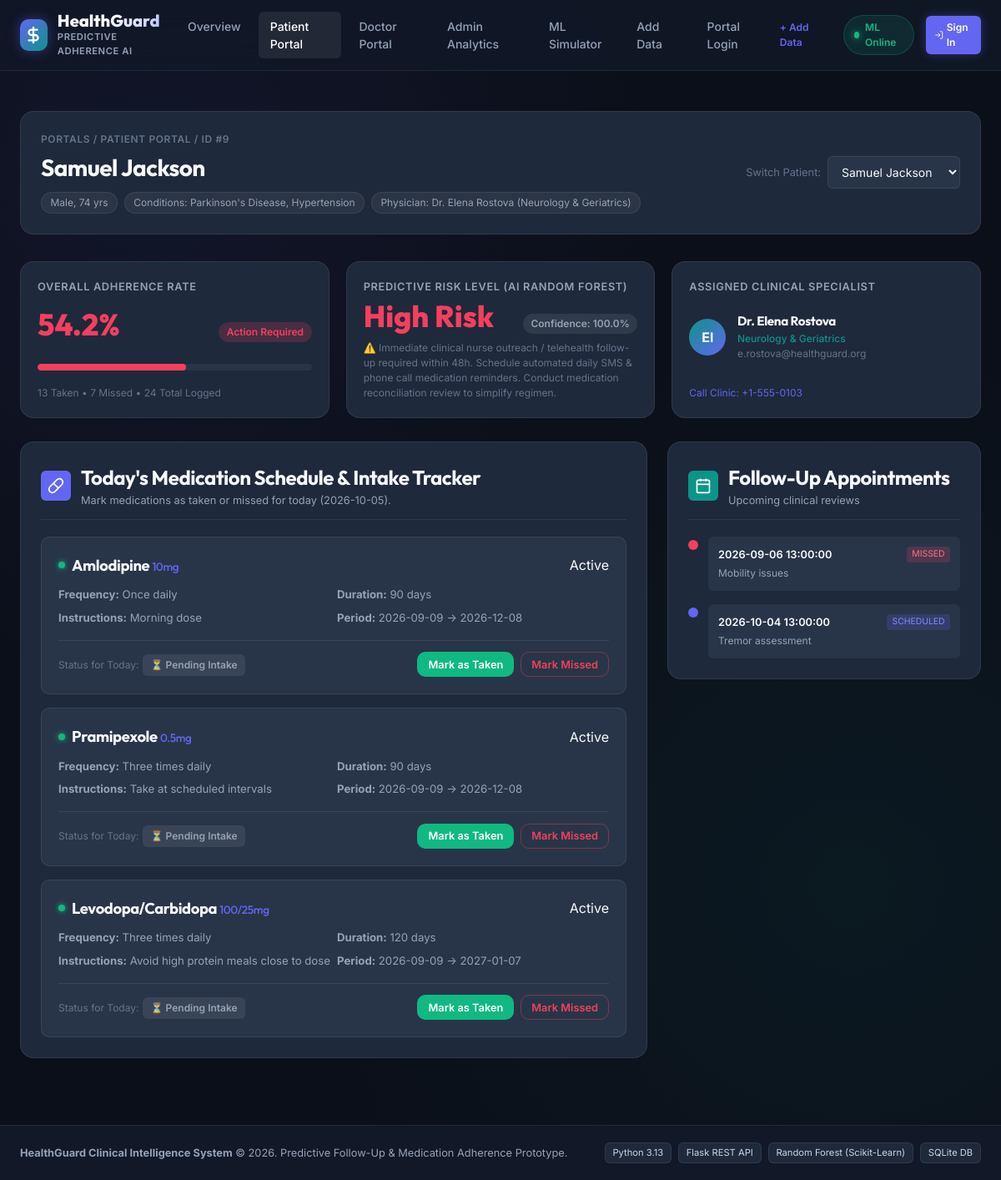
Screenshot of /patient/9 with the database file from the repository.
### tables this page shows
CREATE TABLE patients (
    id INTEGER PRIMARY KEY AUTOINCREMENT,
    doctor_id INTEGER,
    name TEXT NOT NULL,
    age INTEGER NOT NULL CHECK(age >= 0 AND age <= 125),
    gender TEXT CHECK(gender IN ('Male', 'Female', 'Other')),
    phone TEXT,
    email TEXT UNIQUE,
    chronic_conditions TEXT,
    created_at TIMESTAMP DEFAULT CURRENT_TIMESTAMP,
    FOREIGN KEY (doctor_id) REFERENCES doctors(id) ON DELETE SET NULL
);

CREATE TABLE doctors (
    id INTEGER PRIMARY KEY AUTOINCREMENT,
    name TEXT NOT NULL,
    specialty TEXT NOT NULL,
    email TEXT UNIQUE NOT NULL,
    phone TEXT,
    created_at TIMESTAMP DEFAULT CURRENT_TIMESTAMP
);

CREATE TABLE risk_assessments (
    id INTEGER PRIMARY KEY AUTOINCREMENT,
    patient_id INTEGER NOT NULL,
    risk_level TEXT NOT NULL CHECK(risk_level IN ('Low', 'Medium', 'High')),
    risk_score REAL NOT NULL,
    features_json TEXT NOT NULL,
    recommendations TEXT,
    evaluated_at TIMESTAMP DEFAULT CURRENT_TIMESTAMP,
    FOREIGN KEY (patient_id) REFERENCES patients(id) ON DELETE CASCADE
);

CREATE TABLE prescriptions (
    id INTEGER PRIMARY KEY AUTOINCREMENT,
    patient_id INTEGER NOT NULL,
    doctor_id INTEGER NOT NULL,
    medication_name TEXT NOT NULL,
    dosage TEXT NOT NULL,
    frequency TEXT NOT NULL,
    instructions TEXT,
    start_date DATE NOT NULL,
    end_date DATE,
    treatment_duration_days INTEGER NOT NULL DEFAULT 30 CHECK(treatment_duration_days > 0),
    status TEXT NOT NULL DEFAULT 'Active' CHECK(status IN ('Active', 'Completed', 'Discontinued')),
    created_at TIMESTAMP DEFAULT CURRENT_TIMESTAMP,
    FOREIGN KEY (patient_id) REFERENCES patients(id) ON DELETE CASCADE,
    FOREIGN KEY (doctor_id) REFERENCES doctors(id) ON DELETE RESTRICT
);

CREATE TABLE follow_up_schedules (
    id INTEGER PRIMARY KEY AUTOINCREMENT,
    patient_id INTEGER NOT NULL,
    doctor_id INTEGER NOT NULL,
    appointment_date TIMESTAMP NOT NULL,
    status TEXT NOT NULL DEFAULT 'Scheduled' CHECK(status IN ('Scheduled', 'Attended', 'Missed', 'Cancelled')),
    notes TEXT,
    created_at TIMESTAMP DEFAULT CURRENT_TIMESTAMP,
    FOREIGN KEY (patient_id) REFERENCES patients(id) ON DELETE CASCADE,
    FOREIGN KEY (doctor_id) REFERENCES doctors(id) ON DELETE RESTRICT
);

### app/routes_portal.py (the view)
@portal_bp.route("/patient/<int:patient_id>")
def patient_portal(patient_id: int):
    patient = query_db(
        """SELECT p.*, d.name as doctor_name, d.specialty as doctor_specialty, d.email as doctor_email, d.phone as doctor_phone
           FROM patients p
           LEFT JOIN doctors d ON p.doctor_id = d.id
           WHERE p.id = ?;""",
        (patient_id,),
        one=True,
    )
    if not patient:
        return render_template("404.html", message=f"Patient #{patient_id} not found"), 404
    all_patients = query_db("SELECT id, name FROM patients ORDER BY id ASC;")
    prescriptions = query_db(
        """SELECT * FROM prescriptions
           WHERE patient_id = ?
           ORDER BY CASE status WHEN 'Active' THEN 1 ELSE 2 END, id DESC;""",
        (patient_id,),
    )
    today_str = date.today().isoformat()
    today_logs = query_db(
        """SELECT prescription_id, status, logged_time
           FROM adherence_logs
           WHERE patient_id = ? AND DATE(scheduled_time) = ?;""",
        (patient_id, today_str),
    )
    logged_rx_today = {row["prescription_id"]: row["status"] for row in today_logs}
    stats = query_db(
        """SELECT
               COUNT(*) as total,
               SUM(CASE WHEN status = 'Taken' THEN 1 ELSE 0 END) as taken,
               SUM(CASE WHEN status = 'Missed' THEN 1 ELSE 0 END) as missed,
               SUM(CASE WHEN status = 'Late' THEN 1 ELSE 0 END) as late
           FROM adherence_logs WHERE patient_id = ?;""",
        (patient_id,),
        one=True,
    )
    total_logs = stats["total"] or 0
    taken_logs = stats["taken"] or 0
    adherence_rate = round((taken_logs / total_logs) * 100, 1) if total_logs > 0 else 100.0
    upcoming_followups = query_db(
        """SELECT * FROM follow_up_schedules
           WHERE patient_id = ?
           ORDER BY appointment_date ASC;""",
        (patient_id,),
    )
    risk_assessment = query_db(
        """SELECT * FROM risk_assessments WHERE patient_id = ? ORDER BY evaluated_at DESC, id DESC LIMIT 1;""",
        (patient_id,),
        one=True,
    )
    return render_template(
        "patient.html",
        patient=patient,
        all_patients=all_patients,
        prescriptions=prescriptions,
        logged_rx_today=logged_rx_today,
        adherence_rate=adherence_rate,
        stats=stats,
        upcoming_followups=upcoming_followups,
        risk_assessment=risk_assessment,
        today_date=today_str,
    )

### app/routes_portal.py (called while the page is built, shortened)
@portal_bp.app_context_processor
def inject_current_user():
    return {"current_user": None}

### database/db.py (called while the page is built)
def get_db_connection(db_path: Optional[str] = None) -> sqlite3.Connection:
    path = db_path or os.environ.get("HEALTHGUARD_DB_PATH", DEFAULT_DB_PATH)
    conn = sqlite3.connect(path, timeout=10)
    conn.row_factory = sqlite3.Row
    conn.execute("PRAGMA foreign_keys = ON;")
    return conn

def query_db(
    query: str,
    args: tuple = (),
    one: bool = False,
    db_path: Optional[str] = None,
) -> Any:
    conn = get_db_connection(db_path)
    try:
        cur = conn.cursor()
        cur.execute(query, args)
        rv = cur.fetchall()
        if one:
            return dict(rv[0]) if rv else None
        return [dict(row) for row in rv]
    finally:
        conn.close()

### app/templates/patient.html (shortened to what this page needs)
{% extends "base.html" %}
{% block content %}
<div class="portal-header-bar">
    <div>
        <div class="breadcrumb">Portals / Patient Portal / ID #{{ patient.id }}</div>
        <h1 class="page-title">{{ patient.name }}</h1>
        <div class="patient-tags">
            <span class="tag-pill">{{ patient.gender }}, {{ patient.age }} yrs</span>
            <span class="tag-pill">Conditions: {{ patient.chronic_conditions }}</span>
            <span class="tag-pill">Physician: {{ patient.doctor_name }} ({{ patient.doctor_specialty }})</span>
        </div>
    </div>
    <div class="quick-switcher">
        <label for="switchPat">Switch Patient:</label>
        <select id="switchPat" class="form-select" onchange="window.location.href='/patient/' + this.value;">
            {% for p in all_patients %}
                <option value="{{ p.id }}" {% if p.id == patient.id %}selected{% endif %}>
                    {{ p.name }}
                </option>
            {% endfor %}
        </select>
    </div>
</div>
<div class="dashboard-stats-grid">
    <div class="stat-card">
        <div class="stat-title">Overall Adherence Rate</div>
        <div class="stat-main">
            <div class="stat-num text-{% if adherence_rate >= 80 %}emerald{% elif adherence_rate >= 60 %}amber{% else %}rose{% endif %}">
                <span id="adherenceRateValue">{{ adherence_rate }}</span>%
            </div>
            <div class="stat-badge badge-{% if adherence_rate >= 80 %}success{% elif adherence_rate >= 60 %}warning{% else %}danger{% endif %}">
                {% if adherence_rate >= 80 %}Optimal Compliance{% elif adherence_rate >= 60 %}Moderate Risk{% else %}Action Required{% endif %}
            </div>
        </div>
        <div class="progress-bar-container">
            <div class="progress-bar-fill bg-{% if adherence_rate >= 80 %}emerald{% elif adherence_rate >= 60 %}amber{% else %}rose{% endif %}"
                 id="adherenceProgressBar"
                 style="width: {{ adherence_rate }}%;"></div>
        </div>
        <div class="stat-subtext">
            <span id="countTaken">{{ stats.taken or 0 }}</span> Taken &bull;
            <span id="countMissed">{{ stats.missed or 0 }}</span> Missed &bull;
            <span>{{ stats.total or 0 }}</span> Total Logged
        </div>
    </div>
    <div class="stat-card">
        <div class="stat-title">Predictive Risk Level (AI Random Forest)</div>
        <div class="stat-main">
            <div class="stat-num text-{% if risk_assessment.risk_level == 'High' %}rose{% elif risk_assessment.risk_level == 'Medium' %}amber{% else %}emerald{% endif %}" id="patientRiskTier">
                {{ risk_assessment.risk_level if risk_assessment else 'Low' }} Risk
            </div>
            <div class="stat-badge badge-neutral">
                Confidence: <span id="patientRiskScore">{{ risk_assessment.risk_score if risk_assessment else 95.0 }}</span>%
            </div>
        </div>
        <p class="stat-subtext text-muted" id="patientRiskRecs">
            {{ risk_assessment.recommendations if risk_assessment else 'Maintain standard schedule and continue daily adherence tracking.' }}
        </p>
    </div>
    <div class="stat-card">
        <div class="stat-title">Assigned Clinical Specialist</div>
        <div class="doctor-contact-box">
            <div class="doc-avatar">
                {{ patient.doctor_name[4:6] if patient.doctor_name else 'DR' }}
            </div>
            <div class="doc-info">
                <h4>{{ patient.doctor_name }}</h4>
                <div class="doc-sub">{{ patient.doctor_specialty }}</div>
                <div class="doc-email text-muted small">{{ patient.doctor_email }}</div>
            </div>
        </div>
        <div class="stat-subtext text-right mt-2">
            <a href="tel:{{ patient.doctor_phone }}" class="btn-sm-action">Call Clinic: {{ patient.doctor_phone }}</a>
        </div>
    </div>
</div>
<div class="two-column-layout">
    <div class="content-column main-col">
        <div class="panel-card">
            <div class="panel-header">
                <div class="panel-title-group">
                    <div class="panel-icon bg-indigo">
                        <svg width="20" height="20" viewBox="0 0 24 24" fill="none" stroke="currentColor" stroke-width="2">
                            <path d="m10.5 20.5 10-10a4.95 4.95 0 1 0-7-7l-10 10a4.95 4.95 0 1 0 7 7Z"/>
                            <path d="m8.5 8.5 7 7"/>
                        </svg>
                    </div>
                    <div>
                        <h2>Today's Medication Schedule &amp; Intake Tracker</h2>
                        <p class="panel-subtitle">Mark medications as taken or missed for today ({{ today_date }}).</p>
                    </div>
                </div>
            </div>
            {% if prescriptions %}
                <div class="prescriptions-list">
                    {% for rx in prescriptions %}
                        <div class="prescription-item {% if rx.status != 'Active' %}rx-inactive{% endif %}" id="rxCard-{{ rx.id }}">
                            <div class="rx-header">
                                <div class="rx-name-group">
                                    <span class="rx-status-dot {% if rx.status == 'Active' %}dot-active{% else %}dot-inactive{% endif %}"></span>
                                    <h3 class="rx-name">{{ rx.medication_name }} <span class="rx-dosage">{{ rx.dosage }}</span></h3>
                                </div>
                                <span class="badge-status-{{ rx.status|lower }}">{{ rx.status }}</span>
                            </div>
                            <div class="rx-details-grid">
                                <div><strong>Frequency:</strong> {{ rx.frequency }}</div>
                                <div><strong>Duration:</strong> {{ rx.treatment_duration_days }} days</div>
                                <div><strong>Instructions:</strong> {{ rx.instructions or 'Take as directed.' }}</div>
                                <div><strong>Period:</strong> {{ rx.start_date }} &rarr; {{ rx.end_date }}</div>
                            </div>
                            {% if rx.status == 'Active' %}
                                <div class="intake-actions-bar" id="intakeBar-{{ rx.id }}">
                                    <div class="intake-status-indicator">
                                        <span class="text-muted small">Status for Today:</span>
                                        {% if logged_rx_today.get(rx.id) == 'Taken' %}
                                            <span class="badge-dose badge-taken" id="statusBadge-{{ rx.id }}">✅ Taken Today</span>
                                        {% elif logged_rx_today.get(rx.id) == 'Missed' %}
                                            <span class="badge-dose badge-missed" id="statusBadge-{{ rx.id }}">❌ Missed Today</span>
                                        {% elif logged_rx_today.get(rx.id) == 'Late' %}
                                            <span class="badge-dose badge-late" id="statusBadge-{{ rx.id }}">⚠️ Logged Late</span>
                                        {% else %}
                                            <span class="badge-dose badge-pending" id="statusBadge-{{ rx.id }}">⏳ Pending Intake</span>
                                        {% endif %}
                                    </div>
                                    <div class="action-buttons-group">
                                        <button class="btn btn-sm btn-success"
                                                onclick="logPatientDose({{ rx.id }}, {{ patient.id }}, 'Taken');">
                                            Mark as Taken
                                        </button>
                                        <button class="btn btn-sm btn-danger-outline"
                                                onclick="logPatientDose({{ rx.id }}, {{ patient.id }}, 'Missed');">
                                            Mark Missed
                                        </button>
                                    </div>
                                </div>
                            {% endif %}
                        </div>
                    {% endfor %}
                </div>
            {% else %}
                <div class="empty-state">
                    <p>No prescriptions recorded for this patient.</p>
                </div>
            {% endif %}
        </div>
    </div>
    <div class="content-column side-col">
        <div class="panel-card">
            <div class="panel-header">
                <div class="panel-title-group">
                    <div class="panel-icon bg-teal">
                        <svg width="20" height="20" viewBox="0 0 24 24" fill="none" stroke="currentColor" stroke-width="2">
                            <rect x="3" y="4" width="18" height="18" rx="2" ry="2"/>
                            <line x1="16" y1="2" x2="16" y2="6"/>
                            <line x1="8" y1="2" x2="8" y2="6"/>
                            <line x1="3" y1="10" x2="21" y2="10"/>
                        </svg>
                    </div>
                    <div>
                        <h2>Follow-Up Appointments</h2>
                        <p class="panel-subtitle">Upcoming clinical reviews</p>
                    </div>
                </div>
            </div>
            {% if upcoming_followups %}
                <div class="timeline-list">
                    {% for fu in upcoming_followups %}
                        <div class="timeline-item status-{{ fu.status|lower }}">
                            <div class="timeline-marker"></div>
                            <div class="timeline-content">
                                <div class="timeline-header">
                                    <span class="timeline-date">{{ fu.appointment_date }}</span>
                                    <span class="badge-fu badge-fu-{{ fu.status|lower }}">{{ fu.status }}</span>
                                </div>
                                <div class="timeline-notes">{{ fu.notes or 'Routine clinical evaluation' }}</div>
                            </div>
                        </div>
                    {% endfor %}
                </div>
            {% else %}
                <div class="empty-state">
                    <p>No follow-up appointments scheduled.</p>
                </div>
            {% endif %}
        </div>
    </div>
</div>
{% endblock %}

### rows the page displays
patients: id "9", name "Samuel Jackson", gender "Male", age "74", chronic_conditions "Parkinson's Disease, Hypertension"
doctors: doctor_name "Dr. Elena Rostova", doctor_specialty "Neurology & Geriatrics", name "El", doctor_email "e.rostova@healthguard.org", doctor_phone "+1-555-0103"
risk_assessments: risk_level "High", risk_score "100.0", recommendations "⚠️ Immediate clinical nurse outreach / telehealth follow-up required within 48h. Schedule automated daily SMS & phone call medication reminders. Conduct medication reconciliation review to simplify regimen."
prescriptions: medication_name "Amlodipine", dosage "10mg", status "Active", frequency "Once daily", treatment_duration_days "90", instructions "Morning dose", start_date "2026-09-09", end_date "2026-12-08"
prescriptions: medication_name "Pramipexole", dosage "0.5mg", status "Active", frequency "Three times daily", treatment_duration_days "90", instructions "Take at scheduled intervals", start_date "2026-09-09", end_date "2026-12-08"
prescriptions: medication_name "Levodopa/Carbidopa", dosage "100/25mg", status "Active", frequency "Three times daily", treatment_duration_days "120", instructions "Avoid high protein meals close to dose", start_date "2026-09-09", end_date "2027-01-07"
follow_up_schedules: appointment_date "2026-09-06 13:00:00", status "MISSED", notes "Mobility issues"
follow_up_schedules: appointment_date "2026-10-04 13:00:00", status "SCHEDULED", notes "Tremor assessment"

### other values shown
{{ adherence_rate }} "54.2"
{{ stats.taken or 0 }} "13"
{{ stats.missed or 0 }} "7"
{{ stats.total or 0 }} "24"
{{ today_date }} "2026-10-05"
form field value "Samuel Jackson"
